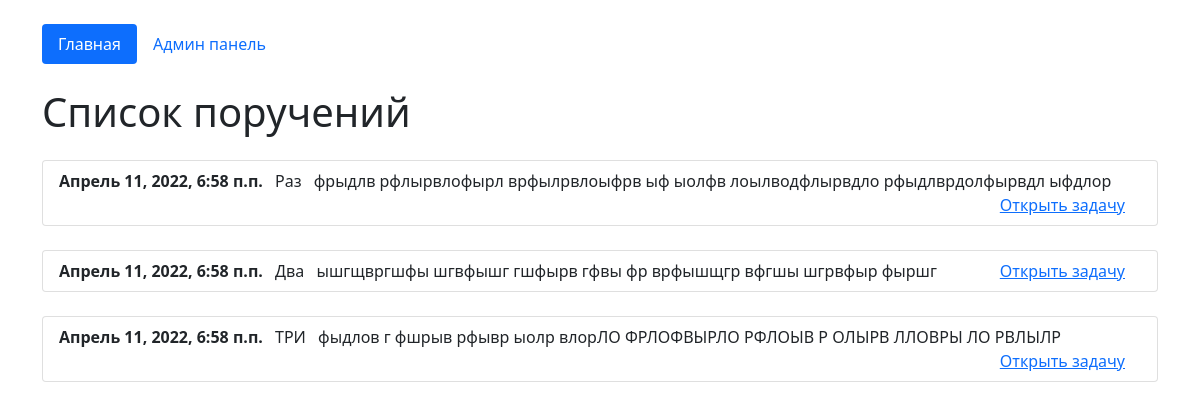
The page / on the database its author committed.
### app/models.py (models this page shows, shortened)
class Articles(models.Model):
    create_date = models.DateTimeField(auto_now=True)
    name = models.CharField(max_length=200, verbose_name='Название')
    text = models.TextField(verbose_name='Текст')
    class Meta:
        verbose_name='Статью'
        verbose_name_plural='Статьи'

### app/views.py (the view)
# urls.py: path('', views.HomeListView.as_view() , name='home'),
class HomeListView(ListView):
    model = Articles
    template_name = 'index.html'
    context_object_name = 'list_articles'

### app/templates/index.html (shortened to what this page needs)
<!doctype html>
<html lang="ru">
<head>
    <link href="https://cdn.jsdelivr.net/npm/bootstrap@5.1.3/dist/css/bootstrap.min.css" rel="stylesheet">
</head>
<body>
    <div class="container mt-4">
        <ul class="nav nav-pills">
            <li class="nav-item">
                {% url 'home' as url_home %}
                <a class="nav-link
                   {% if url_home == request.path %} active
                   {% endif %}"
                   aria-current="page" href="{{url_home}}">Главная</a>
            </li>
            <li class="nav-item">
                {% url 'edit_page' as url_edit_page %}
                <a class="nav-link
                   "
                   href="{{url_edit_page}}">Админ панель</a>
            </li>
        </ul>
        {% block content %}
        <h1 class="mt-4">Список поручений</h1>
        {% for i in list_articles %}
        <ul class="list-group mt-4">
            <li class="list-group-item">
                <b>{{i.create_date}}</b>
                <span class="m-2">{{i.name}}</span>
                <span>{{i.text}}</span>
                <span class="float-end me-3"><a href="/detail/{{i.id}}">Открыть задачу</a></span>
            </li>
        </ul>
        {% endfor %}
        {% endblock %}
    </div>
</body>
</html>

### rows shown on the page
Articles: create_date "Апрель 11, 2022, 6:58 п.п.", name "Раз", text "фрыдлв рфлырвлофырл врфылрвлоыфрв ыф ыолфв лоылводфлырвдло рфыдлврдолфырвдл ыфдлор"
Articles: create_date "Апрель 11, 2022, 6:58 п.п.", name "Два", text "ышгщвргшфы шгвфышг гшфырв гфвы фр врфышщгр вфгшы шгрвфыр фыршг"
Articles: create_date "Апрель 11, 2022, 6:58 п.п.", name "ТРИ", text "фыдлов г фшрыв рфывр ыолр влорЛО ФРЛОФВЫРЛО РФЛОЫВ Р ОЛЫРВ ЛЛОВРЫ ЛО РВЛЫЛР"
